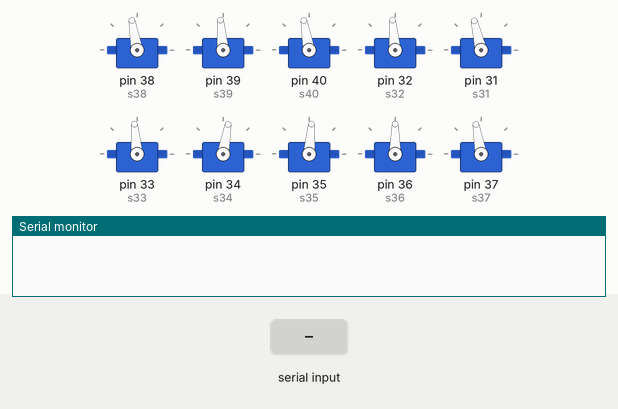
This sketch was run on a simulated Arduino Mega 2560, built with avr-gcc and run on an emulated ATmega2560. Parts: 10 × servo, the last lines printed to the serial monitor. The inputs (shaded band) are chosen by the test bench.

Above: at 0.1 s.
At 13.77 s:
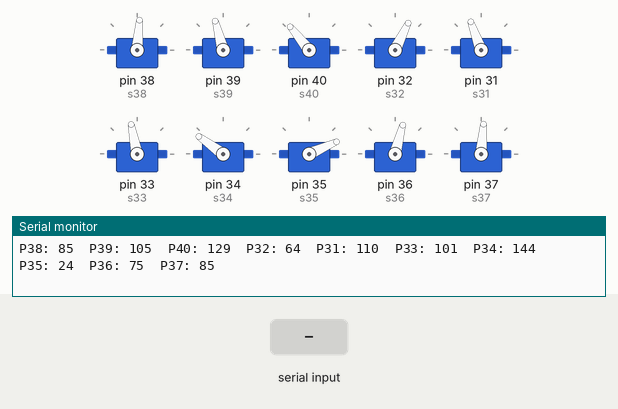
13.8 s: "1\n" received over Serial
At 14.03 s:
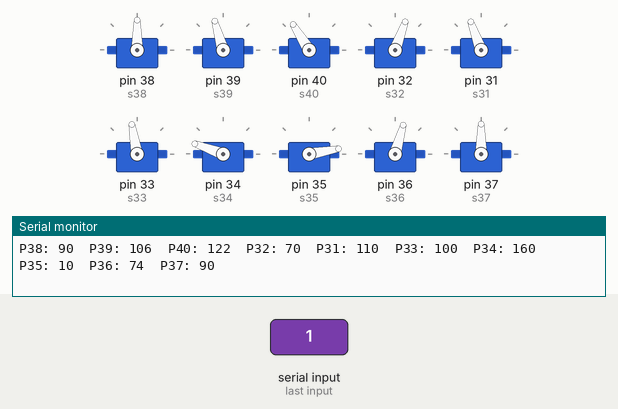
Timing chart, 0 to 24.9 s (numbered marks = the images above; inputs shaded):
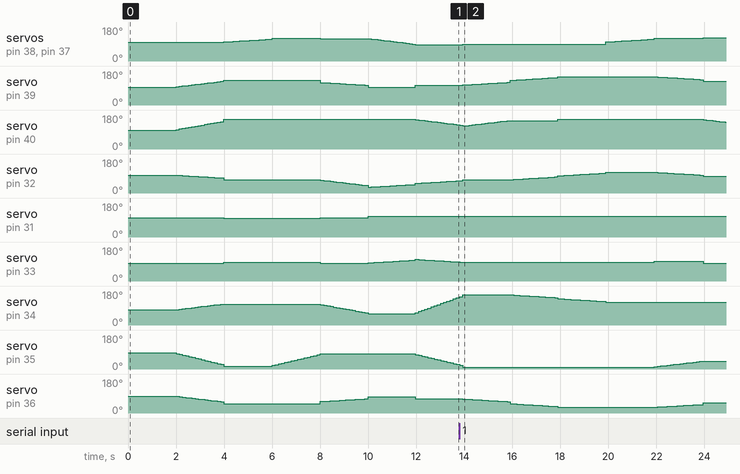

Measured:
- by itself, servo on pin 40 (s40): rises from 100° to 157° in 2.0 s, then falls to 129° in 9.7 s

The sketch:

Execute2_3.ino
```cpp
#include <Servo.h>

Servo s38;
Servo s39;
Servo s40;
Servo s32;
Servo s31;
Servo s33;
Servo s34;
Servo s35;
Servo s36;
Servo s37;

int delayTime = 100;
int executable = 1;
int fixCount = 15;

void setup() {

  Serial.begin(9600);

  s38.attach(38);
  s39.attach(39);
  s40.attach(40);
  s32.attach(32);
  s31.attach(31);
  s33.attach(33);
  s34.attach(34);
  s35.attach(35);
  s36.attach(36);
  s37.attach(37);

  init_servo();
  delay(2000);
}


void loop() {

  if(Serial.available()){
    executable = Serial.read();
  }

  while(executable > 0) {

    execute(   100, 95, 100, 95, 103, 95, 80, 85, 90, 100,      //1
               100, 130, 157, 70, 100, 100, 110, 15, 50, 100 );

    execute(   100, 130, 157, 70, 100, 100, 110, 15, 50, 100,   //2
               120, 130, 157, 70, 100, 100, 110, 15, 50, 120 );

    execute(   120, 130, 157, 70, 100, 100, 110, 15, 50, 120,    //3
               117, 120, 157, 70, 103, 95, 110, 80, 60, 117 );

    execute(   117, 120, 157, 70, 103, 95, 110, 80, 60, 117,    //4
               120, 95, 157, 30, 110, 95, 60, 80, 85, 120 );

    execute(   120, 95, 157, 30, 110, 95, 60, 80, 85, 120,    //5
               85, 105, 157, 50, 110, 115, 60, 80, 75, 85 );

    execute(   85, 105, 157, 50, 110, 115, 60, 80, 75, 85,    //6
               90, 105, 120, 70, 110, 100, 160, 10, 75 , 90 );

    execute(   90, 105, 120, 70, 110, 100, 160, 10, 75 , 90,    //7
               90, 130, 150, 70, 110, 100, 160, 10, 50 , 90 );

    execute(   90, 130, 150, 70, 110, 100, 160, 10, 50 , 90,    //8
               90, 150, 157, 90, 110, 100, 140, 10, 30 , 90 );

    execute(   90, 150, 157, 90, 110, 100, 140, 10, 30 , 90,    //9
               100, 150, 157, 110, 110, 100, 120, 10, 30 , 100 );

    execute(   100, 150, 157, 110, 110, 100, 120, 10, 30 , 100,    //10
               120, 150, 157, 110, 110, 105, 120, 10, 30 , 120 );

    execute(   120, 150, 157, 110, 110, 105, 120, 10, 30 , 120,    //11
               122, 125, 157, 90, 110, 95, 120, 40, 55 , 122 );

    execute(   122, 125, 157, 90, 110, 95, 120, 40, 55 , 122,    //12
               110, 130, 120, 90, 103, 90, 110, 40, 50, 110 );

    execute(   110, 130, 120, 90, 103, 90, 110, 40, 50, 110,      //13
               100, 92, 100, 95, 103, 95, 80, 85, 90, 100 );

    executable = 0;
  }


  init_servo();

  if(executable == 0) {

    delay(5000);
    init_servo();

  }

}


void init_servo() {

  s38.write(100);
  s39.write(95);
  s40.write(100);
  s32.write(95);
  s31.write(103);
  s33.write(95);
  s34.write(80);
  s35.write(85);
  s36.write(90);
  s37.write(100);
}

void execute(
  int p38, int p39, int p40, int p32, int p31, int p33, int p34, int p35, int p36, int p37,
  int g38, int g39, int g40, int g32, int g31, int g33, int g34, int g35, int g36, int g37
) {

  int r38 = (p38 - g38) / fixCount,
      r39 = (p39 - g39) / fixCount,
      r40 = (p40 - g40) / fixCount,
      r32 = (p32 - g32) / fixCount,
      r31 = (p31 - g31) / fixCount,
      r33 = (p33 - g33) / fixCount,
      r34 = (p34 - g34) / fixCount,
      r35 = (p35 - g35) / fixCount,
      r36 = (p36 - g36) / fixCount,
      r37 = (p37 - g37) / fixCount;

  for(int i = 0; i < fixCount; i++) {

    p38 -= r38;
    p39 -= r39;
    p40 -= r40;
    p32 -= r32;
    p31 -= r31;
    p33 -= r33;
    p34 -= r34;
    p35 -= r35;
    p36 -= r36;
    p37 -= r37;

    s38.write(p38);
    s39.write(p39);
    s40.write(p40);
    s32.write(p32);
    s31.write(p31);
    s33.write(p33);
    s34.write(p34);
    s35.write(p35);
    s36.write(p36);
    s37.write(p37);

    Serial.print("P38: ");
    Serial.print(p38);
    Serial.print("  P39: ");
    Serial.print(p39);
    Serial.print("  P40: ");
    Serial.print(p40);
    Serial.print("  P32: ");
    Serial.print(p32);
    Serial.print("  P31: ");
    Serial.print(p31);
    Serial.print("  P33: ");
    Serial.print(p33);
    Serial.print("  P34: ");
    Serial.print(p34);
    Serial.print("  P35: ");
    Serial.print(p35);
    Serial.print("  P36: ");
    Serial.print(p36);
    Serial.print("  P37: ");
    Serial.println(p37);

    delay(delayTime);
  }
  Serial.println("\n");
}
```
